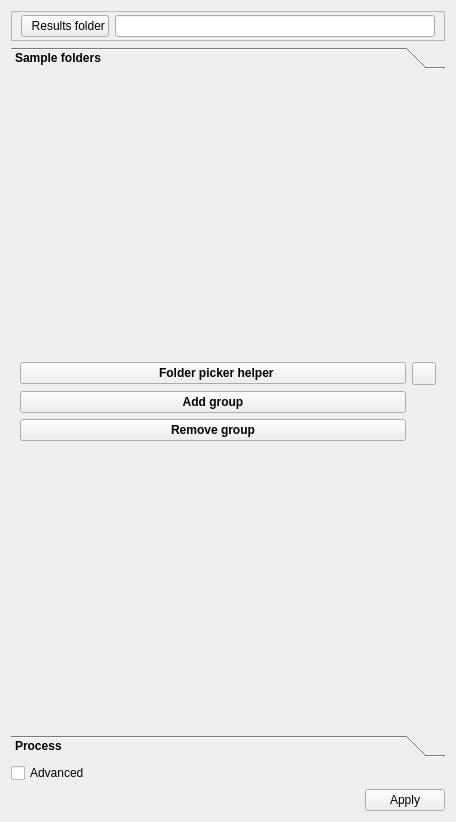
<?xml version="1.0" encoding="UTF-8"?>
<ui version="4.0">
 <class>Form</class>
 <widget class="QWidget" name="Form">
  <property name="geometry">
   <rect>
    <x>0</x>
    <y>0</y>
    <width>456</width>
    <height>822</height>
   </rect>
  </property>
  <property name="windowTitle">
   <string>Form</string>
  </property>
  <layout class="QVBoxLayout" name="verticalLayout_4">
   <item>
    <widget class="QFrame" name="frame_2">
     <property name="minimumSize">
      <size>
       <width>0</width>
       <height>30</height>
      </size>
     </property>
     <property name="frameShape">
      <enum>QFrame::StyledPanel</enum>
     </property>
     <property name="frameShadow">
      <enum>QFrame::Raised</enum>
     </property>
     <layout class="QHBoxLayout" name="horizontalLayout_4">
      <property name="topMargin">
       <number>0</number>
      </property>
      <property name="bottomMargin">
       <number>0</number>
      </property>
      <item>
       <widget class="QPushButton" name="pushButton_2">
        <property name="toolTip">
         <string>Where will the results be saved</string>
        </property>
        <property name="text">
         <string>  Results folder</string>
        </property>
        <property name="icon">
         <iconset theme="folder-open">
          <normaloff>.</normaloff>.</iconset>
        </property>
       </widget>
      </item>
      <item>
       <widget class="QLineEdit" name="resultsFolderLineEdit">
        <property name="minimumSize">
         <size>
          <width>0</width>
          <height>20</height>
         </size>
        </property>
       </widget>
      </item>
     </layout>
    </widget>
   </item>
   <item>
    <widget class="QToolBox" name="batchToolBox">
     <property name="font">
      <font>
       <weight>75</weight>
       <bold>true</bold>
      </font>
     </property>
     <property name="toolTip">
      <string>&lt;html&gt;&lt;head/&gt;&lt;body&gt;&lt;p&gt;Compute the summary stats table for all the pairs of groups selected in the &lt;span style=&quot; font-style:italic;&quot;&gt;comparisons&lt;/span&gt; tab&lt;/p&gt;&lt;/body&gt;&lt;/html&gt;</string>
     </property>
     <property name="currentIndex">
      <number>0</number>
     </property>
     <widget class="QWidget" name="sampleFoldersPage">
      <property name="geometry">
       <rect>
        <x>0</x>
        <y>0</y>
        <width>438</width>
        <height>634</height>
       </rect>
      </property>
      <attribute name="label">
       <string>Sample folders</string>
      </attribute>
      <layout class="QGridLayout" name="gridLayout">
       <item row="0" column="1">
        <layout class="QGridLayout" name="sampleFoldersPageLayout">
         <item row="0" column="1">
          <widget class="QToolButton" name="folderPickerHelperInfoToolButton">
           <property name="icon">
            <iconset resource="icons.qrc">
             <normaloff>:/icons/icons/info.svg</normaloff>:/icons/icons/info.svg</iconset>
           </property>
          </widget>
         </item>
         <item row="0" column="0">
          <widget class="QPushButton" name="folderPickerHelperPushButton">
           <property name="toolTip">
            <string>Launch the wizard to select sample folders</string>
           </property>
           <property name="whatsThis">
            <string>&lt;html&gt;&lt;head/&gt;&lt;body&gt;&lt;p&gt;When you click the batch tab, you should select a start folder. The helper will&lt;/p&gt;&lt;p&gt; browse this main folder recursively and find all the subfolders that correspond &lt;/p&gt;&lt;p&gt;to ClearMap samples (using the sample_params.cfg files).&lt;/p&gt;&lt;p&gt;In this window, you should select the grou p number from the drop down menu&lt;/p&gt;&lt;p&gt;and move to the right column the samples for that group.&lt;/p&gt;&lt;p&gt;Once done, move to the next group.&lt;/p&gt;&lt;p&gt;Finaly click OK. You will be able to customise the names of the groups in the &lt;/p&gt;&lt;p&gt;batch tab.&lt;/p&gt;&lt;/body&gt;&lt;/html&gt;</string>
           </property>
           <property name="text">
            <string>  Folder picker helper</string>
           </property>
           <property name="icon">
            <iconset theme="gnome-help">
             <normaloff>.</normaloff>.</iconset>
           </property>
          </widget>
         </item>
         <item row="1" column="0">
          <widget class="QPushButton" name="addGroupPushButton">
           <property name="text">
            <string>Add group</string>
           </property>
           <property name="icon">
            <iconset theme="add">
             <normaloff>.</normaloff>.</iconset>
           </property>
          </widget>
         </item>
         <item row="2" column="0">
          <widget class="QPushButton" name="removeGroupPushButton">
           <property name="text">
            <string>Remove group</string>
           </property>
           <property name="icon">
            <iconset theme="add">
             <normaloff>.</normaloff>.</iconset>
           </property>
          </widget>
         </item>
        </layout>
       </item>
      </layout>
     </widget>
     <widget class="QWidget" name="page">
      <property name="geometry">
       <rect>
        <x>0</x>
        <y>0</y>
        <width>438</width>
        <height>634</height>
       </rect>
      </property>
      <attribute name="label">
       <string>Process</string>
      </attribute>
      <layout class="QVBoxLayout" name="verticalLayout_5">
       <item>
        <widget class="QCheckBox" name="batchAlignCheckBox">
         <property name="text">
          <string>Align</string>
         </property>
        </widget>
       </item>
       <item>
        <widget class="QCheckBox" name="batchCountCellsCheckBox">
         <property name="text">
          <string>Count cells</string>
         </property>
        </widget>
       </item>
       <item>
        <widget class="QCheckBox" name="batchVasculatureCheckBox">
         <property name="text">
          <string>Vasculature</string>
         </property>
        </widget>
       </item>
       <item>
        <widget class="QDialogButtonBox" name="batchRunButtonBox">
         <property name="toolTip">
          <string>Run these steps on all the samples selected previously</string>
         </property>
         <property name="standardButtons">
          <set>QDialogButtonBox::Apply</set>
         </property>
         <property name="applyText" stdset="0">
          <string>Run</string>
         </property>
        </widget>
       </item>
      </layout>
     </widget>
    </widget>
   </item>
   <item>
    <widget class="QCheckBox" name="advancedCheckBox_2">
     <property name="text">
      <string>Advanced</string>
     </property>
    </widget>
   </item>
   <item>
    <widget class="QDialogButtonBox" name="applyBox_2">
     <property name="standardButtons">
      <set>QDialogButtonBox::Apply</set>
     </property>
     <property name="applyText" stdset="0">
      <string>Run</string>
     </property>
    </widget>
   </item>
  </layout>
 </widget>
 <resources>
  <include location="icons.qrc"/>
 </resources>
 <connections/>
</ui>
